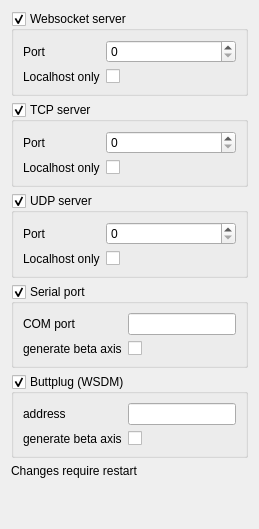
     <widget class="QWidget" name="tab_network">
      <attribute name="title">
       <string>Network</string>
      </attribute>
      <layout class="QVBoxLayout" name="verticalLayout_2">
       <item>
        <widget class="QGroupBox" name="gb_websocket_server">
         <property name="title">
          <string>Websocket server</string>
         </property>
         <property name="checkable">
          <bool>true</bool>
         </property>
         <layout class="QFormLayout" name="formLayout_4">
          <item row="0" column="0">
           <widget class="QLabel" name="label">
            <property name="text">
             <string>Port</string>
            </property>
           </widget>
          </item>
          <item row="1" column="0">
           <widget class="QLabel" name="label_6">
            <property name="text">
             <string>Localhost only</string>
            </property>
           </widget>
          </item>
          <item row="1" column="1">
           <widget class="QCheckBox" name="websocket_localhost_only">
            <property name="text">
             <string/>
            </property>
           </widget>
          </item>
          <item row="0" column="1">
           <widget class="QSpinBox" name="websocket_port">
            <property name="maximum">
             <number>65535</number>
            </property>
           </widget>
          </item>
         </layout>
        </widget>
       </item>
       <item>
        <widget class="QGroupBox" name="gb_tcp_server">
         <property name="title">
          <string>TCP server</string>
         </property>
         <property name="checkable">
          <bool>true</bool>
         </property>
         <layout class="QFormLayout" name="formLayout_2">
          <item row="0" column="0">
           <widget class="QLabel" name="label_3">
            <property name="text">
             <string>Port</string>
            </property>
           </widget>
          </item>
          <item row="1" column="0">
           <widget class="QLabel" name="label_10">
            <property name="text">
             <string>Localhost only</string>
            </property>
           </widget>
          </item>
          <item row="1" column="1">
           <widget class="QCheckBox" name="tcp_localhost_only">
            <property name="text">
             <string/>
            </property>
           </widget>
          </item>
          <item row="0" column="1">
           <widget class="QSpinBox" name="tcp_port">
            <property name="maximum">
             <number>65535</number>
            </property>
           </widget>
          </item>
         </layout>
        </widget>
       </item>
       <item>
        <widget class="QGroupBox" name="gb_udp_server">
         <property name="title">
          <string>UDP server</string>
         </property>
         <property name="flat">
          <bool>false</bool>
         </property>
         <property name="checkable">
          <bool>true</bool>
         </property>
         <layout class="QFormLayout" name="formLayout">
          <item row="0" column="0">
           <widget class="QLabel" name="label_4">
            <property name="text">
             <string>Port</string>
            </property>
           </widget>
          </item>
          <item row="1" column="0">
           <widget class="QLabel" name="label_11">
            <property name="text">
             <string>Localhost only</string>
            </property>
           </widget>
          </item>
          <item row="1" column="1">
           <widget class="QCheckBox" name="udp_localhost_only">
            <property name="text">
             <string/>
            </property>
           </widget>
          </item>
          <item row="0" column="1">
           <widget class="QSpinBox" name="udp_port">
            <property name="maximum">
             <number>65535</number>
            </property>
           </widget>
          </item>
         </layout>
        </widget>
       </item>
       <item>
        <widget class="QGroupBox" name="gb_serial">
         <property name="title">
          <string>Serial port</string>
         </property>
         <property name="checkable">
          <bool>true</bool>
         </property>
         <layout class="QFormLayout" name="formLayout_6">
          <item row="0" column="0">
           <widget class="QLabel" name="label_23">
            <property name="text">
             <string>COM port</string>
            </property>
           </widget>
          </item>
          <item row="1" column="0">
           <widget class="QLabel" name="label_24">
            <property name="text">
             <string>generate beta axis</string>
            </property>
           </widget>
          </item>
          <item row="1" column="1">
           <widget class="QCheckBox" name="serial_auto_expand">
            <property name="text">
             <string/>
            </property>
           </widget>
          </item>
          <item row="0" column="1">
           <widget class="QLineEdit" name="serial_port"/>
          </item>
         </layout>
        </widget>
       </item>
       <item>
        <widget class="QGroupBox" name="gb_buttplug_wsdm">
         <property name="title">
          <string>Buttplug (WSDM)</string>
         </property>
         <property name="checkable">
          <bool>true</bool>
         </property>
         <layout class="QFormLayout" name="formLayout_7">
          <item row="0" column="0">
           <widget class="QLabel" name="label_25">
            <property name="text">
             <string>address</string>
            </property>
           </widget>
          </item>
          <item row="0" column="1">
           <widget class="QLineEdit" name="buttplug_wsdm_address"/>
          </item>
          <item row="1" column="0">
           <widget class="QLabel" name="label_26">
            <property name="text">
             <string>generate beta axis</string>
            </property>
           </widget>
          </item>
          <item row="1" column="1">
           <widget class="QCheckBox" name="buttplug_wsdm_auto_expand">
            <property name="text">
             <string/>
            </property>
           </widget>
          </item>
         </layout>
        </widget>
       </item>
       <item>
        <widget class="QLabel" name="label_12">
         <property name="text">
          <string>Changes require restart</string>
         </property>
        </widget>
       </item>
       <item>
        <spacer name="verticalSpacer_3">
         <property name="orientation">
          <enum>Qt::Orientation::Vertical</enum>
         </property>
         <property name="sizeHint" stdset="0">
          <size>
           <width>20</width>
           <height>40</height>
          </size>
         </property>
        </spacer>
       </item>
      </layout>
     </widget>
